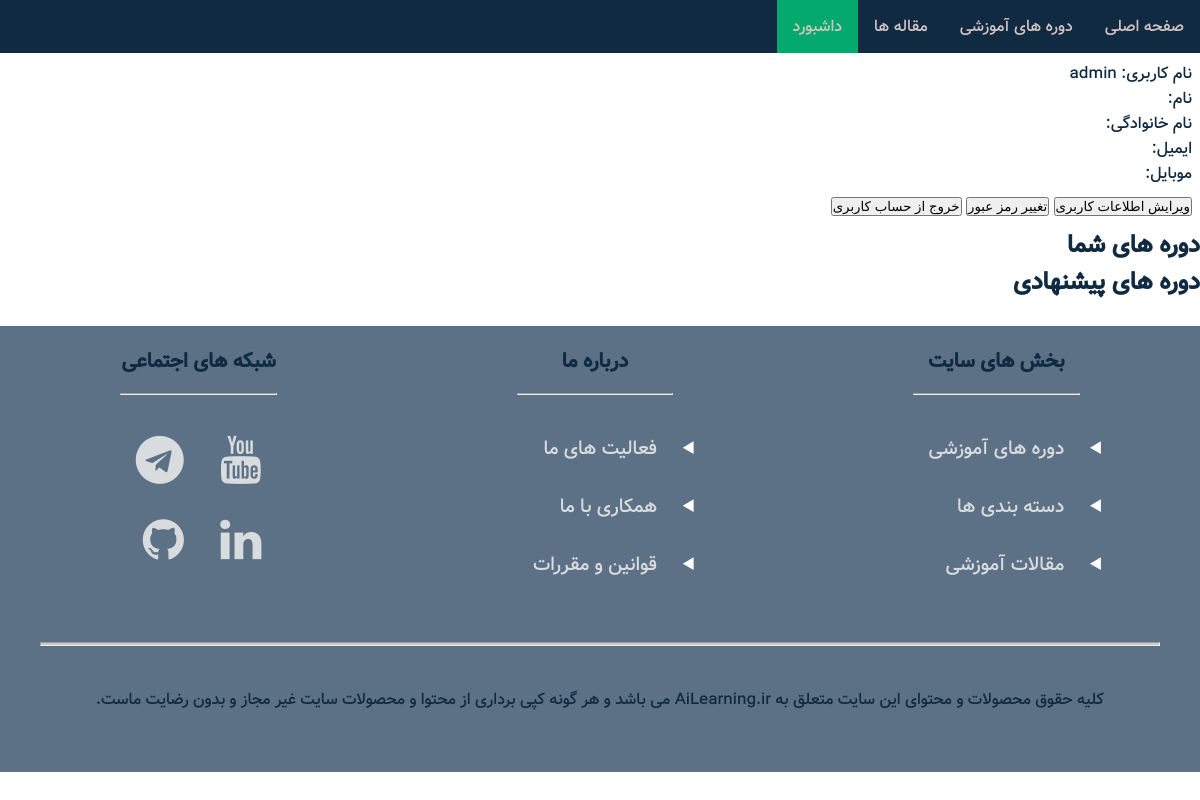
Before: /user/dashboard/ (signed in) with the older database file.
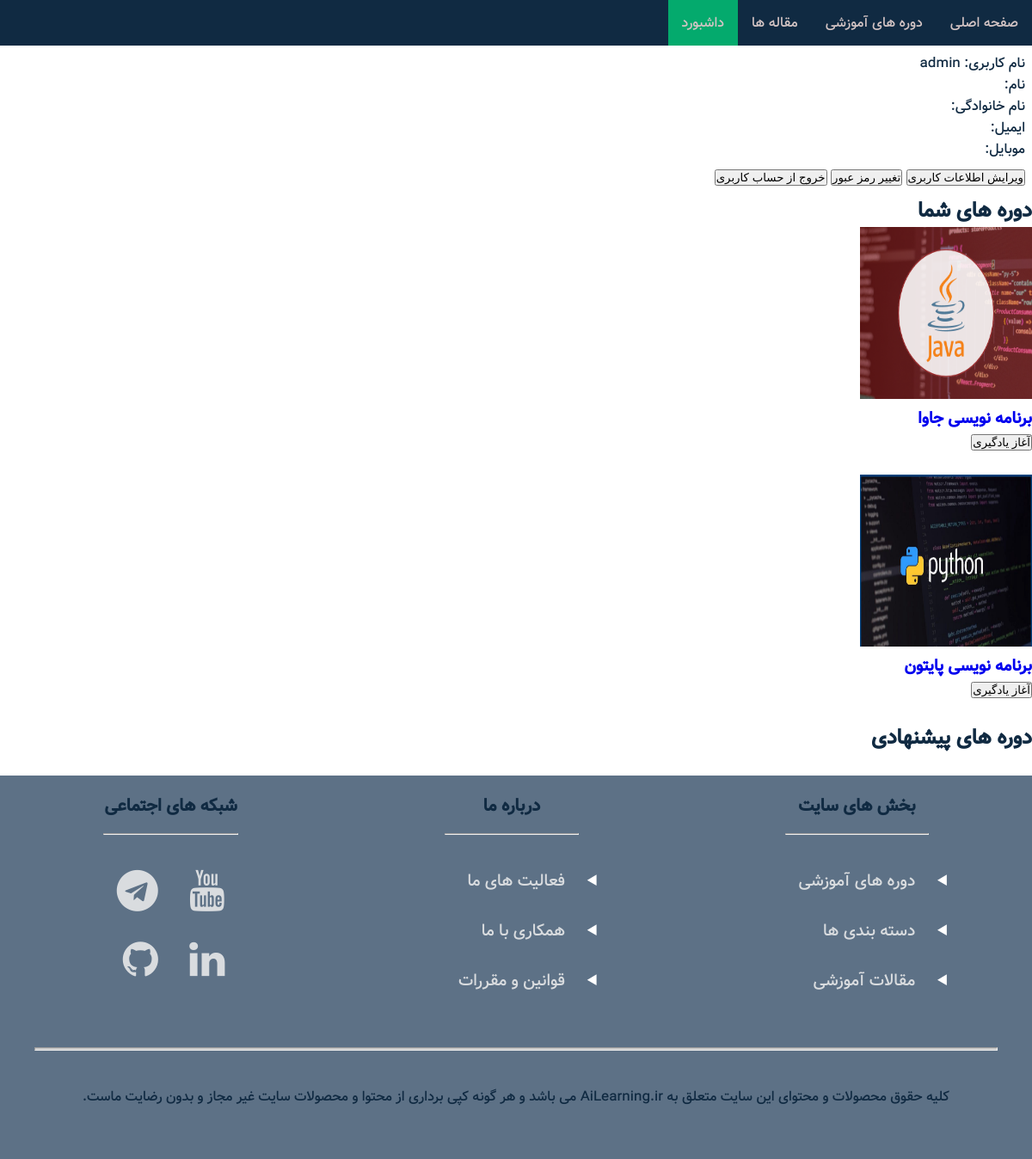
After: the same page with the newer database file.
### user/models.py (models this page shows, shortened)
class User(AbstractUser):
    phone_regex = RegexValidator(
        regex=r'^(\+98|0)?9\d{9}$',
        message="Phone number must be entered in the format: '+989999999999' or '09999999999'. "
    )
    phone = models.CharField(validators=[phone_regex], max_length=14)
    email = models.EmailField(max_length=50,blank=True,null=True,default='')

class Attend(models.Model):
    user = models.ForeignKey(to=User,on_delete=models.CASCADE)
    course = models.ForeignKey(to=Course,on_delete=models.PROTECT)
    progress = models.DecimalField(max_digits=3,default=0,decimal_places=3)

### course/models.py (models this page shows, shortened)
class Course(models.Model):
    category = models.ForeignKey(to=Category,on_delete=models.PROTECT,null=True)
    comment = models.ForeignKey(to=CourseComment, on_delete=models.PROTECT, null=True, blank=True)
    name = models.CharField(max_length=50, help_text="Name of Course")
    image = models.FileField(null=True, default=None, upload_to='media/course/course/image/', blank=True)
    file = models.FileField(null=True,blank=True,upload_to='media/course/course/file/')
    body = models.TextField()
    professor = models.ManyToManyField(to=Professor)
    score = models.PositiveIntegerField(default=0)
    date = models.DateField()
    slug = models.SlugField(unique=True)
    class Meta:
        verbose_name = 'Course'
        verbose_name_plural = 'Courses'

### user/views.py (the view)
# urls.py: path('dashboard/', dashboard, name='dashboard'),
@login_required(login_url='/user/login/')
def dashboard(request):
    if request.method == 'GET':
        context ={}
        context["user"] = User.objects.get(id=request.user.id)
        context ['courses'] = Attend.objects.filter(user=request.user)
        return render(request, "user/dashboard.html", context)

### templates/user/dashboard.html (shortened to what this page needs)
{% extends "base/base.html" %}
    {% block navbar %}
    <ul>
      <li style="float:right"><a href="{% url 'index' %}"> صفحه اصلی </a></li>
      <li style="float:right"><a href="{% url 'courses' %}"> دوره های آموزشی</a></li>
      <li style="float:right"><a href="{% url 'article_list' %}">  مقاله ها  </a></li>
      <li style="float:right"><a class="active" href="{% url 'dashboard' %}"> داشبورد </a></li>
    </ul>
    {% endblock %}
{% block content %}
    <div>
        <p>
            نام کاربری:  {{user.username}}<br>
            نام:  {{user.first_name}}<br>
            نام خانوادگی: {{user.last_name}}<br>
            ایمیل: {{user.email}}<br>
            موبایل: {{user.phone}}<br>
        </p>
    </div>
    <div>
        <p>
            <a href="{% url 'edit_profile' %}"> <button type="submit">ویرایش اطلاعات کاربری </button> </a>
            <a href="{% url 'change_password' %}"> <button type="submit"> تغییر رمز عبور</button> </a>
            <a href="{% url 'logout' %}"> <button type="submit"> خروج از حساب کاربری </button> </a>
        </p>
    </div>
    <div>
        <h2> دوره های شما </h2>
        {% for c in courses %}
            <a href="{% url 'course_details' c.course.slug %}">
                {% if c.course.image %}
                    <img src="{{ c.course.image.url }} " height="200" width="200">
                {% endif %}
                <h3>{{c.course.name}}</h3>
                {% if c.progress == 0 %}
                    <button type="submit"> آغاز یادگیری   </button>
                {% elif c.progress == 100 %}
                    <button type="submit"> کامل شده   </button>
                {% else %}
                    <button type="submit"> ادامه یادگیری </button>
                {% endif %}
            </a>
        <br><br>
        {% endfor %}
    </div>
    <div>
        <h2> دوره های پیشنهادی </h2>
    </div>
{% endblock %}

### templates/base/base.html (shortened to what this page needs)
<!DOCTYPE html>
<html lang="fa" dir="rtl">
  <head>
    {% load static %}
    <link rel="stylesheet" href="/static/css/styles.css" />
    <link rel="stylesheet" href="https://cdnjs.cloudflare.com/ajax/libs/font-awesome/4.7.0/css/font-awesome.min.css">
  </head>
  <body>
    {% block navbar %}{% endblock %}
    {% block content %}
    {% endblock %}
<br>
{% block footer %}
  <footer>
    <div class="footer-container">
      <div class="footer-section">
        <h4>  بخش های سایت  </h4>
        <hr><br>
        <ul class="footer">
          <li><a href="{% url 'courses' %}"> دوره های آموزشی </a></li>
          <li><a href="{% url 'category_list' %}">دسته بندی ها </a></li>
          <li><a href="{% url 'articles'}"> مقالات آموزشی </a></li>
        </ul>
      </div>
      <div class="footer-section">
        <h4> درباره ما </h4>
        <hr><br>
        <ul class="footer">
          <li><a href="#"> فعالیت های ما  </a></li>
          <li><a href="#"> همکاری با ما </a></li>
          <li><a href="#"> قوانین و مقررات </a></li>
        </ul>
      </div>
      <div class="footer-section">
        <h4> شبکه های اجتماعی </h4>
        <hr><br>
          <a href="https://www.youtube.com/" class="fa-solid  fa fa-youtube " style="font-size: 3em; margin:1rem;"> </a>
          <a href="https://www.telegram.org/" class="fa-solid fa fa-telegram" style="font-size: 3em; margin:1rem;"> </a><br>
          <a href="https://www.linkedin.com/" class="fa-solid fa fa-linkedin " style="font-size: 3em; margin:1rem;"></a>
          <a href="https://www.github.com/" class="fa-solid fa fa-github " style="font-size: 3em; margin:1rem;"></a>
      </div>
    </div>
    <div class="footer-bottom">
      <hr><br>
      <p>
        کليه حقوق محصولات و محتوای اين سایت متعلق به
        AiLearning.ir می باشد
         و هر گونه کپی برداری از محتوا و محصولات سایت غیر مجاز و بدون رضایت ماست.
      </p>
    </div>
  </footer>
{% endblock %}
  </body>
</html>

### static/css/styles.css (style rules this page uses)
* { margin: 0; padding: 0; box-sizing: border-box; }
:root { --clr-primary: #e2711d; --clr-primary-light: #ffb627; --clr-grey-1: #102a42; --clr-grey-5: #617d98; --clr-grey-10: #f1f5f8; --clr-white: #fff; --ff-primary: "vazir", sans-serif; --transition: all 0.3s linear; }
body { font-family: var(--ff-primary); background: var(--clr-white); color: var(--clr-grey-1); text-align: right; font-size: 1rem; }
p { font-family: 'vazir', -apple-system, BlinkMacSystemFont, 'Segoe UI', Roboto, monospace; margin: 0.5rem; }
a { text-decoration: none; }
hr { color: #ccc; }
ul { list-style-type: none; margin: 0; padding: 0; overflow: hidden; background-color: var(--clr-grey-1); }
li { float: left; }
li a { display: block; color: rgb(211, 196, 196); text-align: center; padding: 14px 16px; text-decoration: none; transition: var(--transition); }
.active { background-color: #04AA6D; }
footer { background-color: #5d7186; padding: 20px 0; }
.footer-container { display: flex; justify-content: space-around; flex-wrap: wrap; }
.footer-section { margin-bottom: 0.5rem; }
.footer-section h4 { margin-bottom: 1rem; font-size: 1.25rem; text-align: center; }
.footer-section ul { background-color: inherit; list-style-type: disclosure-closed; text-align: right; overflow: visible; }
.footer-section li { float: none; }
.footer-section li::marker { color: #ffffff; font-size: 1.2rem ; }
.footer-section a { color: #d9dcdf; text-decoration: none; font-size: 1.2rem; }
.footer-section li a { background-color: inherit; text-align: right; }
.footer-bottom hr { height: 0.25rem; background-color: #ccc; margin: 0.5rem; }
.footer-bottom { text-align: center; margin: 1rem; padding: 1rem; }

Changed rows visible on the page:
added Attend: course.image (picture), course.name "برنامه نویسی جاوا", progress "آغاز یادگیری"
added Attend: course.image (picture), course.name "برنامه نویسی پایتون", progress "آغاز یادگیری"
